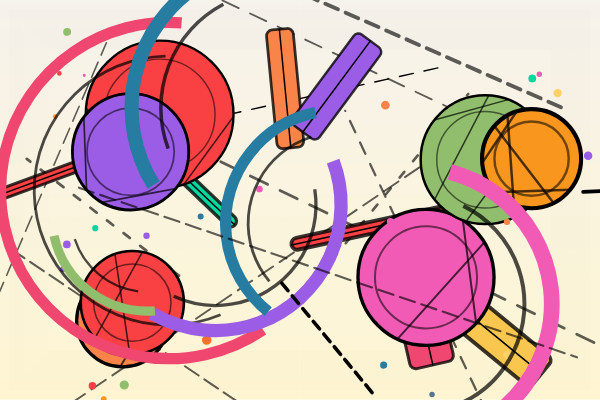
Frame 1 (no input)
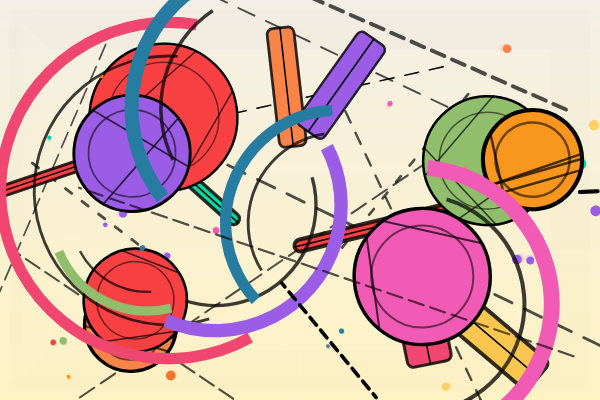
Frame 60 (no input)
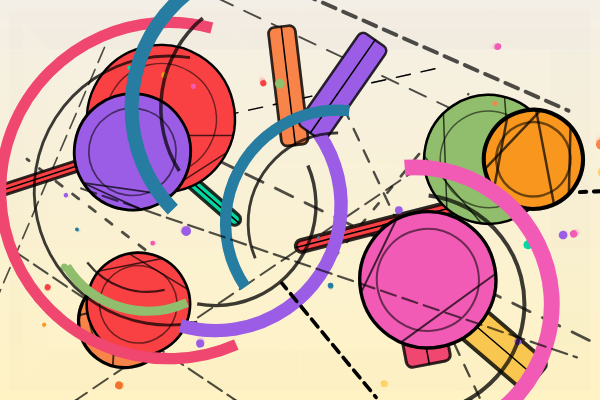
Frame 120 (the mouse pressed at the canvas centre since frame 60)

The p5.js sketch that drew these frames (run headless with seeded random() and noise() and a simulated clock; from frame 60 on, the mouse is pressed at the canvas centre):

// p5.js sketch
// ── sketch.js
/*
ChatGPT prompt:

Write a p5js sketch that draws a painting in the abstract and colorful style of Wassily Kandinsky. Add animation. Give the just the javascript.

*/

// p5.js — Abstract, animated Kandinsky-ish composition (JS only)
let SEED = 20250811;

let palette = [
  "#f94144","#f3722c","#f8961e","#f9844a","#f9c74f",
  "#90be6d","#43aa8b","#577590","#277da1","#9b5de5",
  "#f15bb5","#00bbf9","#ffd166","#06d6a0","#ef476f"
];

let circles = [];
let bars = [];
let arcs = [];
let lines = [];
let paperTex;

function setup() {
  randomSeed(SEED);
  noiseSeed(SEED);
  createCanvas(600, 400);
  angleMode(RADIANS);
  noCursor();

  makePaperTexture();

  // Generate shapes
  for (let i = 0; i < 7; i++) circles.push(new CircleShape());
  for (let i = 0; i < 8; i++) bars.push(new BarShape());
  for (let i = 0; i < 6; i++) arcs.push(new ArcShape());
  for (let i = 0; i < 14; i++) lines.push(new LineShape());
}

function draw() {
  drawBackground();

  let t = millis() / 1000;

  // Depth ordering: lines behind, then bars, circles, arcs, then accent lines
  push();
  for (let l of lines) if (!l.front) l.show(t);
  for (let b of bars) b.show(t);
  for (let c of circles) c.show(t);
  for (let a of arcs) a.show(t);
  for (let l of lines) if (l.front) l.show(t);
  pop();

  // Paper grain overlay
  push();
  tint(255, 25);
  image(paperTex, 0, 0);
  pop();
}

function drawBackground() {
  // soft cream to pale yellow vertical gradient
  let c1 = color("#f4efe6");
  let c2 = color("#fff3c4");
  for (let y = 0; y < height; y++) {
    let n = y / height;
    stroke(lerpColor(c1, c2, n));
    line(0, y, width, y);
  }

  // vignette
  noFill();
  for (let i = 0; i < 80; i++) {
    stroke(0, map(i, 0, 79, 3, 0));
    rect(10 + i, 10 + i, width - 20 - 2 * i, height - 20 - 2 * i);
  }
}

function makePaperTexture() {
  paperTex = createGraphics(width, height);
  paperTex.clear();
  paperTex.noStroke();
  let dots = int(width * height * 0.008);
  for (let i = 0; i < dots; i++) {
    paperTex.fill(0, random(10, 22));
    let x = random(width);
    let y = random(height);
    let r = random(0.5, 1.7);
    paperTex.circle(x, y, r);
  }
  // light fibers
  paperTex.stroke(0, 10);
  for (let i = 0; i < 120; i++) {
    let x = random(width);
    let y = random(height);
    paperTex.line(x, y, x + random(-15, 15), y + random(-15, 15));
  }
}

/* ---------- Shape Classes ---------- */

class CircleShape {
  constructor() {
    this.x = random(width * 0.1, width * 0.9);
    this.y = random(height * 0.15, height * 0.85);
    this.r = random(35, 120);
    this.fillCol = color(random(palette));
    this.strokeCol = color(0);
    this.strokeW = random(2, 5);

    this.wobbleAmp = random(2, 12);
    this.wobbleFreq = random(0.3, 0.8);
    this.rotSpeed = random([-1, 1]) * random(0.05, 0.18);

    // Satellites orbiting
    this.satellites = [];
    let n = int(random(2, 6));
    for (let i = 0; i < n; i++) {
      this.satellites.push({
        r: random(this.r * 0.35, this.r * 0.8),
        size: random(4, 10),
        col: color(random(palette)),
        phase: random(TWO_PI),
        speed: random(0.5, 1.5)
      });
    }

    // Inner chords
    this.chords = int(random(2, 5));
  }

  show(t) {
    push();
    translate(this.x + wobble(this.x, t, this.wobbleFreq, this.wobbleAmp),
              this.y + wobble(this.y, t, this.wobbleFreq * 0.9, this.wobbleAmp));
    rotate(this.rotSpeed * t);

    stroke(this.strokeCol);
    strokeWeight(this.strokeW);
    fill(this.fillCol);
    circle(0, 0, this.r * 2);

    // inner ring
    noFill();
    stroke(0, 140);
    strokeWeight(this.strokeW * 0.6);
    circle(0, 0, this.r * 1.5);

    // chords (geometric accents)
    stroke(0, 180);
    for (let i = 0; i < this.chords; i++) {
      let a1 = random(TWO_PI);
      let a2 = a1 + random(PI / 3, PI * 0.9);
      line(this.r * cos(a1), this.r * sin(a1), this.r * cos(a2), this.r * sin(a2));
    }

    // satellites
    noStroke();
    for (let s of this.satellites) {
      let ang = s.phase + t * s.speed;
      fill(s.col);
      circle(cos(ang) * (this.r + s.r), sin(ang) * (this.r + s.r), s.size + sin(t * 2 + s.phase) * 1.2);
    }

    pop();
  }
}

class BarShape {
  constructor() {
    this.cx = random(width * 0.1, width * 0.9);
    this.cy = random(height * 0.1, height * 0.9);
    this.w = random(60, 220);
    this.h = random(10, 45);
    this.angle = random(TWO_PI);
    this.col = color(random(palette));
    this.strokeW = random(2, 4);
    this.rotSpeed = random([-1, 1]) * random(0.1, 0.25);
    this.slideAmp = random(6, 20);
  }

  show(t) {
    push();
    translate(
      this.cx + noiseShift(this.cx, t, 0.18, this.slideAmp),
      this.cy + noiseShift(this.cy, t, 0.22, this.slideAmp)
    );
    rotate(this.angle + this.rotSpeed * 0.2 * sin(t * 0.8));
    stroke(0, 200);
    strokeWeight(this.strokeW);
    fill(this.col);
    rectMode(CENTER);
    rect(0, 0, this.w, this.h, 6);

    // thin black cap lines (graphic feel)
    stroke(0);
    strokeWeight(1.5);
    line(-this.w * 0.5, 0, this.w * 0.5, 0);
    pop();
  }
}

class ArcShape {
  constructor() {
    this.x = random(width * 0.15, width * 0.85);
    this.y = random(height * 0.2, height * 0.8);
    this.r = random(60, 180);
    this.thick = random(6, 18);
    let span = random(PI / 3, PI * 1.4);
    this.a1 = random(TWO_PI);
    this.a2 = this.a1 + span;
    this.col = color(random(palette));
    this.speed = random([-1, 1]) * random(0.08, 0.18);
  }

  show(t) {
    push();
    translate(this.x, this.y);
    rotate(this.speed * t);
    noFill();
    stroke(this.col);
    strokeWeight(this.thick);
    strokeCap(SQUARE);
    arc(0, 0, this.r * 2, this.r * 2, this.a1, this.a2);

    // inner thin echo
    stroke(0, 180);
    strokeWeight(this.thick * 0.25);
    arc(0, 0, this.r * 1.6, this.r * 1.6, this.a1 + 0.2, this.a2 - 0.1);
    pop();
  }
}

class LineShape {
  constructor() {
    this.x1 = random(-width * 0.1, width * 1.1);
    this.y1 = random(-height * 0.1, height * 1.1);
    this.x2 = random(-width * 0.1, width * 1.1);
    this.y2 = random(-height * 0.1, height * 1.1);
    this.w = random(1.2, 4);
    this.col = random() < 0.5 ? color(0) : color(0, 160);
    this.dash = random(6, 20);
    this.gap = random(4, 14);
    this.front = random() < 0.35; // some lines above shapes
    this.waveAmp = random(0.002, 0.006);
    this.phase = random(TWO_PI);
  }

  show(t) {
    push();
    stroke(this.col);
    strokeWeight(this.w);
    let offset = (sin(t * 2 + this.phase) * 0.5 + 0.5) * (this.dash + this.gap);
    dashedLine(
      this.x1 + sin((this.x1 + t) * this.waveAmp) * 20,
      this.y1 + sin((this.y1 + t) * this.waveAmp) * 20,
      this.x2 + sin((this.x2 + t) * this.waveAmp) * 20,
      this.y2 + sin((this.y2 + t) * this.waveAmp) * 20,
      this.dash, this.gap, offset
    );
    pop();
  }
}

/* ---------- Utilities ---------- */

function dashedLine(x1, y1, x2, y2, dashLen, gapLen, offset) {
  let dx = x2 - x1, dy = y2 - y1;
  let distTotal = sqrt(dx * dx + dy * dy);
  let angle = atan2(dy, dx);
  let progress = -offset % (dashLen + gapLen);
  push();
  translate(x1, y1);
  rotate(angle);
  while (progress < distTotal) {
    let seg = min(dashLen, distTotal - progress);
    if (progress + seg > 0) {
      let sx = max(0, progress);
      let ex = max(0, progress + seg);
      line(sx, 0, ex, 0);
    }
    progress += dashLen + gapLen;
  }
  pop();
}

function wobble(seed, t, freq, amp) {
  return (noise(seed * 0.01 + t * freq) - 0.5) * 2 * amp;
}

function noiseShift(seed, t, freq, amp) {
  return map(noise(seed * 0.1 + t * freq), 0, 1, -amp, amp);
}

function windowResized() {
  // Keep original aspect; if you prefer responsive, replace with resizeCanvas(windowWidth, windowHeight);
  // Here we intentionally keep size stable for composition integrity.
}

// ── sites.html

<!doctype html>
<html lang="en">

<head>
    <meta charset="utf-8" />
</head>
<body>
<ul>
<li><a href="https://jonasjoergensen.org"
class="uri">https://jonasjoergensen.org</a></li>
<li><a href="https://www.majasmrekar.org"
class="uri">https://www.majasmrekar.org</a></li>
<li><a href="https://gregoryreardon.com"
class="uri">https://gregoryreardon.com</a></li>
<li><a href="http://infosyncratic.nl"
class="uri">http://infosyncratic.nl</a></li>
<li><a href="https://ramakarl.com"
class="uri">https://ramakarl.com</a></li>
<li><a href="https://mhetrick.com"
class="uri">https://mhetrick.com</a></li>
<li><a href="https://www.adrienejenik.net"
class="uri">https://www.adrienejenik.net</a></li>
<li><a href="https://macumbista.net"
class="uri">https://macumbista.net</a></li>
<li><a href="http://albertoestevez.es"
class="uri">http://albertoestevez.es</a></li>
<li><a href="https://interface.ufg.ac.at/christa-laurent"
class="uri">https://interface.ufg.ac.at/christa-laurent</a></li>
<li><a href="https://raster-media.net"
class="uri">https://raster-media.net</a></li>
<li><a href="https://casperelectronics.com"
class="uri">https://casperelectronics.com</a></li>
<li><a href="https://www.yeahsnos.com"
class="uri">https://www.yeahsnos.com</a></li>
<li><a href="https://www.lovid.org"
class="uri">https://www.lovid.org</a></li>
<li><a href="https://www.sharondaniel.net"
class="uri">https://www.sharondaniel.net</a></li>
<li><a href="https://emilywhiteprojects.com"
class="uri">https://emilywhiteprojects.com</a></li>
<li><a href="https://www.skyemoret.com"
class="uri">https://www.skyemoret.com</a></li>
<li><a href="http://yoonchunghan.com/portfolio"
class="uri">http://yoonchunghan.com/portfolio</a></li>
<li><a href="https://sofianaudry.com"
class="uri">https://sofianaudry.com</a></li>
<li><a href="https://www.irenekuling.nl"
class="uri">https://www.irenekuling.nl</a></li>
<li><a href="https://www.batdorf.org"
class="uri">https://www.batdorf.org</a></li>
<li><a href="https://nonstandardstudio.com"
class="uri">https://nonstandardstudio.com</a></li>
<li><a href="https://mengjiazhu.webflow.io"
class="uri">https://mengjiazhu.webflow.io</a></li>
<li><a href="https://www.shashankaswath.com"
class="uri">https://www.shashankaswath.com</a></li>
<li><a href="https://somayehdodge.info"
class="uri">https://somayehdodge.info</a></li>
<li><a href="https://www.lutyens.com"
class="uri">https://www.lutyens.com</a></li>
<li><a href="https://www.lucianparisi.work"
class="uri">https://www.lucianparisi.work</a></li>
<li><a href="https://simonpenny.net"
class="uri">https://simonpenny.net</a></li>
<li><a href="https://gaoyueh8.wixsite.com/home"
class="uri">https://gaoyueh8.wixsite.com/home</a></li>
<li><a href="https://www.hostprods.net"
class="uri">https://www.hostprods.net</a></li>
<li><a href="http://programmed-societies.info"
class="uri">http://programmed-societies.info</a></li>
<li><a href="https://nefeliman.com"
class="uri">https://nefeliman.com</a></li>
<li><a href="https://www.kayladesportes.com"
class="uri">https://www.kayladesportes.com</a></li>
<li><a href="https://www.jakobsteensen.com"
class="uri">https://www.jakobsteensen.com</a></li>
<li><a href="https://www.studiodemby.com"
class="uri">https://www.studiodemby.com</a></li>
<li><a href="https://www.alexisstorycrawshaw.com"
class="uri">https://www.alexisstorycrawshaw.com</a></li>
<li><a href="https://jazergiles.com"
class="uri">https://jazergiles.com</a></li>
<li><a href="https://rodneyduplessis.com"
class="uri">https://rodneyduplessis.com</a></li>
<li><a href="https://www.konhyong.com"
class="uri">https://www.konhyong.com</a></li>
<li><a href="https://www.yujnkm.com"
class="uri">https://www.yujnkm.com</a></li>
<li><a href="https://shape.stanford.edu"
class="uri">https://shape.stanford.edu</a></li>
<li><a href="https://shaokang.cc"
class="uri">https://shaokang.cc</a></li>
<li><a href="https://www.mariayablonina.com"
class="uri">https://www.mariayablonina.com</a></li>
<li><a href="http://www.davidrokeby.com"
class="uri">http://www.davidrokeby.com</a></li>
<li><a href="https://vtol.cc" class="uri">https://vtol.cc</a></li>
<li><a href="http://www.jeffrey-greenberg.com"
class="uri">http://www.jeffrey-greenberg.com</a></li>
<li><a href="https://www.q-wh.com"
class="uri">https://www.q-wh.com</a></li>
<li><a href="https://liquifer.com"
class="uri">https://liquifer.com</a></li>
<li><a href="https://www.agapea.si/en"
class="uri">https://www.agapea.si/en</a></li>
<li><a href="https://www.portablepalace.com"
class="uri">https://www.portablepalace.com</a></li>
<li><a href="https://www.charlie-roberts.com"
class="uri">https://www.charlie-roberts.com</a></li>
<li><a href="http://clarlow.org" class="uri">http://clarlow.org</a></li>
<li><a href="https://websites.umich.edu/~acamci"
class="uri">https://websites.umich.edu/~acamci</a></li>
<li><a href="https://nworb.io" class="uri">https://nworb.io</a></li>
<li><a href="https://xmzhong0v0.com"
class="uri">https://xmzhong0v0.com</a></li>
<li><a href="https://www.saharsajadieh.com"
class="uri">https://www.saharsajadieh.com</a></li>
<li><a href="https://conceptlab.com"
class="uri">https://conceptlab.com</a></li>
<li><a href="https://www.syedrezaali.com"
class="uri">https://www.syedrezaali.com</a></li>
<li><a href="https://www.cykeener.com"
class="uri">https://www.cykeener.com</a></li>
<li><a href="https://piercewarnecke.com"
class="uri">https://piercewarnecke.com</a></li>
<li><a href="https://www.fridafigueroa.com"
class="uri">https://www.fridafigueroa.com</a></li>
<li><a href="https://laboratoria.art"
class="uri">https://laboratoria.art</a></li>
<li><a href="https://www.burbane.net"
class="uri">https://www.burbane.net</a></li>
<li><a href="https://artificialnature.net"
class="uri">https://artificialnature.net</a></li>
<li><a href="https://vwww.space" class="uri">https://vwww.space</a></li>
<li><a href="https://www.hawkeslab.com"
class="uri">https://www.hawkeslab.com</a></li>
<li><a href="https://jeremykamal.com"
class="uri">https://jeremykamal.com</a></li>
<li><a href="https://shanedenson.com"
class="uri">https://shanedenson.com</a></li>
<li><a href="https://marehirsch.com"
class="uri">https://marehirsch.com</a></li>
<li><a href="https://www.aandersonportfolio.com"
class="uri">https://www.aandersonportfolio.com</a></li>
<li><a href="https://www.ashleydelvalle.com"
class="uri">https://www.ashleydelvalle.com</a></li>
<li><a href="https://www.yiranxiao.com"
class="uri">https://www.yiranxiao.com</a></li>
<li><a href="https://www.carstennicolai.de"
class="uri">https://www.carstennicolai.de</a></li>
<li><a href="https://www.mikegao.com"
class="uri">https://www.mikegao.com</a></li>
<li><a href="https://www.danielcanogar.com"
class="uri">https://www.danielcanogar.com</a></li>
<li><a href="https://sterlingcrispin.com"
class="uri">https://sterlingcrispin.com</a></li>
<li><a href="https://www.feleciadavistudio.com"
class="uri">https://www.feleciadavistudio.com</a></li>
<li><a href="https://ehsansayyad.com"
class="uri">https://ehsansayyad.com</a></li>
<li><a href="https://freefalldatasystems.com"
class="uri">https://freefalldatasystems.com</a></li>
<li><a href="http://www.ceciliawu.com"
class="uri">http://www.ceciliawu.com</a></li>
<li><a href="https://behnazfarahi.com"
class="uri">https://behnazfarahi.com</a></li>
<li><a href="https://www.margaretwertheim.com"
class="uri">https://www.margaretwertheim.com</a></li>
<li><a href="https://fo.am" class="uri">https://fo.am</a></li>
<li><a href="https://studioijeoma.com"
class="uri">https://studioijeoma.com</a></li>
<li><a href="https://sabinaahn.com"
class="uri">https://sabinaahn.com</a></li>
<li><a href="https://guybenary.com"
class="uri">https://guybenary.com</a></li>
<li><a href="https://www.yvonneyuanmusic.com"
class="uri">https://www.yvonneyuanmusic.com</a></li>
<li><a href="https://daniellegarrison.com"
class="uri">https://daniellegarrison.com</a></li>
<li><a href="https://www.ivana-andel.com"
class="uri">https://www.ivana-andel.com</a></li>
<li><a href="https://roberttwomey.com"
class="uri">https://roberttwomey.com</a></li>
<li><a href="https://www.ressler.at"
class="uri">https://www.ressler.at</a></li>
<li><a href="https://w2.mat.ucsb.edu/grincon"
class="uri">https://w2.mat.ucsb.edu/grincon</a></li>
<li><a href="https://www.lydiazimmermann.com"
class="uri">https://www.lydiazimmermann.com</a></li>
<li><a href="https://www.stejarasart.com"
class="uri">https://www.stejarasart.com</a></li>
<li><a href="https://paytoncroskey.com"
class="uri">https://paytoncroskey.com</a></li>
<li><a href="https://www.iasonpaterakis.com"
class="uri">https://www.iasonpaterakis.com</a></li>
<li><a href="https://sihwapark.com"
class="uri">https://sihwapark.com</a></li>
<li><a href="https://triplenegation.com"
class="uri">https://triplenegation.com</a></li>
<li><a href="https://www.amandagregory.com"
class="uri">https://www.amandagregory.com</a></li>
<li><a href="https://www.dwbowen.com"
class="uri">https://www.dwbowen.com</a></li>
<li><a href="https://vjumamel.com"
class="uri">https://vjumamel.com</a></li>
<li><a href="https://www.myunginlee.com"
class="uri">https://www.myunginlee.com</a></li>
<li><a href="https://www.dgp.toronto.edu/~hertzman"
class="uri">https://www.dgp.toronto.edu/~hertzman</a></li>
<li><a href="https://vislab.mat.ucsb.edu"
class="uri">https://vislab.mat.ucsb.edu</a></li>
<li><a href="http://michaelgurevich.com"
class="uri">http://michaelgurevich.com</a></li>
<li><a href="https://eringee.net"
class="uri">https://eringee.net</a></li>
<li><a href="https://alimomeni.net"
class="uri">https://alimomeni.net</a></li>
<li><a href="http://www.carminecella.com"
class="uri">http://www.carminecella.com</a></li>
<li><a href="https://www.ekran.org/ben/wp"
class="uri">https://www.ekran.org/ben/wp</a></li>
<li><a href="http://www.segerman.org"
class="uri">http://www.segerman.org</a></li>
<li><a href="https://zentralwerkstatt.org"
class="uri">https://zentralwerkstatt.org</a></li>
<li><a href="https://cwandt.com" class="uri">https://cwandt.com</a></li>
<li><a href="https://manovich.net"
class="uri">https://manovich.net</a></li>
<li><a href="https://xiangchen.me"
class="uri">https://xiangchen.me</a></li>
<li><a href="https://www.moforte.com"
class="uri">https://www.moforte.com</a></li>
<li><a href="https://seminar.mat.ucsb.edu/2018"
class="uri">https://seminar.mat.ucsb.edu/2018</a></li>
<li><a href="https://artfordorks.com"
class="uri">https://artfordorks.com</a></li>
<li><a href="https://www.sojamo.de"
class="uri">https://www.sojamo.de</a></li>
<li><a href="https://neilleach.wordpress.com"
class="uri">https://neilleach.wordpress.com</a></li>
<li><a href="https://www.hackteria.org"
class="uri">https://www.hackteria.org</a></li>
<li><a href="https://vaanoel.com"
class="uri">https://vaanoel.com</a></li>
<li><a href="https://qiaodongcui.github.io"
class="uri">https://qiaodongcui.github.io</a></li>
<li><a href="https://touch33.net"
class="uri">https://touch33.net</a></li>
<li><a href="https://www.marcopinter.com"
class="uri">https://www.marcopinter.com</a></li>
<li><a href="https://www.merttoka.com"
class="uri">https://www.merttoka.com</a></li>
<li><a href="https://www.nettricegaskins.com"
class="uri">https://www.nettricegaskins.com</a></li>
<li><a href="https://daryljamieson.com"
class="uri">https://daryljamieson.com</a></li>
<li><a href="https://ecmc.rochester.edu/rdm"
class="uri">https://ecmc.rochester.edu/rdm</a></li>
<li><a href="https://baciu.online"
class="uri">https://baciu.online</a></li>
<li><a href="https://ingogunther.com"
class="uri">https://ingogunther.com</a></li>
<li><a href="https://www.jtilbian.com"
class="uri">https://www.jtilbian.com</a></li>
<li><a href="https://www.mystudio.design"
class="uri">https://www.mystudio.design</a></li>
<li><a href="https://rmillett.myportfolio.com"
class="uri">https://rmillett.myportfolio.com</a></li>
<li><a href="https://randomseed.org"
class="uri">https://randomseed.org</a></li>
<li><a href="https://www.cloudsasha.com"
class="uri">https://www.cloudsasha.com</a></li>
<li><a href="https://august.black"
class="uri">https://august.black</a></li>
<li><a href="http://projectiveplanes.com"
class="uri">http://projectiveplanes.com</a></li>
<li><a href="https://madronalabs.com"
class="uri">https://madronalabs.com</a></li>
<li><a href="https://www.mbiederman.com"
class="uri">https://www.mbiederman.com</a></li>
<li><a href="https://www.pingkangchen.com"
class="uri">https://www.pingkangchen.com</a></li>
<li><a href="https://cy-xu.github.io"
class="uri">https://cy-xu.github.io</a></li>
<li><a href="https://www.amusesmile.com"
class="uri">https://www.amusesmile.com</a></li>
<li><a href="https://chriskallmyer.com"
class="uri">https://chriskallmyer.com</a></li>
<li><a href="https://jasminacibic.org"
class="uri">https://jasminacibic.org</a></li>
<li><a href="https://artful.design"
class="uri">https://artful.design</a></li>
<li><a href="https://www.spelapetric.org"
class="uri">https://www.spelapetric.org</a></li>
<li><a href="https://w2.mat.ucsb.edu/l.putnam"
class="uri">https://w2.mat.ucsb.edu/l.putnam</a></li>
<li><a href="https://denizcaglarcan.com"
class="uri">https://denizcaglarcan.com</a></li>
<li><a href="https://100r.co" class="uri">https://100r.co</a></li>
<li><a href="https://ginacollecchia.github.io"
class="uri">https://ginacollecchia.github.io</a></li>
<li><a href="https://vimeo.com/dendriform"
class="uri">https://vimeo.com/dendriform</a></li>
<li><a href="https://jmescalante.com"
class="uri">https://jmescalante.com</a></li>
<li><a href="https://yinyu.sdsu.edu"
class="uri">https://yinyu.sdsu.edu</a></li>
<li><a href="https://lifeorange.com"
class="uri">https://lifeorange.com</a></li>
<li><a href="https://cartoondistortion.com"
class="uri">https://cartoondistortion.com</a></li>
<li><a href="https://ricardodominguez.net"
class="uri">https://ricardodominguez.net</a></li>
<li><a href="https://www.merkel.jp"
class="uri">https://www.merkel.jp</a></li>
<li><a href="https://www.kateringland.com"
class="uri">https://www.kateringland.com</a></li>
<li><a href="https://www.personallab.org"
class="uri">https://www.personallab.org</a></li>
<li><a href="http://www.shanamoulton.info"
class="uri">http://www.shanamoulton.info</a></li>
<li><a href="https://damer.com" class="uri">https://damer.com</a></li>
<li><a href="https://www.ozgesamanci.com"
class="uri">https://www.ozgesamanci.com</a></li>
<li><a href="https://sambourgault.com"
class="uri">https://sambourgault.com</a></li>
<li><a href="https://www.bettinaforget.com"
class="uri">https://www.bettinaforget.com</a></li>
<li><a href="https://www.spencerlowell.com"
class="uri">https://www.spencerlowell.com</a></li>
<li><a href="https://rlfbckr.io" class="uri">https://rlfbckr.io</a></li>
<li><a href="https://rlfbckr.io" class="uri">https://rlfbckr.io</a></li>
<li><a href="https://hanweikung.github.io"
class="uri">https://hanweikung.github.io</a></li>
<li><a href="https://www.katedigby.art"
class="uri">https://www.katedigby.art</a></li>
<li><a href="https://michaelcandy.com"
class="uri">https://michaelcandy.com</a></li>
<li><a href="https://michaelcandy.com"
class="uri">https://michaelcandy.com</a></li>
<li><a href="https://www.pamelajennings.org"
class="uri">https://www.pamelajennings.org</a></li>
<li><a href="https://www.solenk.net"
class="uri">https://www.solenk.net</a></li>
<li><a href="https://joeljaffesd.com"
class="uri">https://joeljaffesd.com</a></li>
<li><a href="https://www.jpoliveira.com"
class="uri">https://www.jpoliveira.com</a></li>
<li><a href="http://pehrhovey.net"
class="uri">http://pehrhovey.net</a></li>
<li><a href="https://rebeccaxu.com"
class="uri">https://rebeccaxu.com</a></li>
<li><a href="https://www.diarmidflatley.com"
class="uri">https://www.diarmidflatley.com</a></li>
<li><a href="https://devnfrost.com"
class="uri">https://devnfrost.com</a></li>
<li><a href="https://www.zhangweidi.com"
class="uri">https://www.zhangweidi.com</a></li>
<li><a href="https://www.memo.tv"
class="uri">https://www.memo.tv</a></li>
<li><a href="https://yuanyifan.com"
class="uri">https://yuanyifan.com</a></li>
<li><a href="https://www.mengyuchen.com"
class="uri">https://www.mengyuchen.com</a></li>
<li><a href="https://www.mdhosale.com"
class="uri">https://www.mdhosale.com</a></li>
<li><a href="https://meredith-sattler.net"
class="uri">https://meredith-sattler.net</a></li>
<li><a href="https://www.patrickmccray.com"
class="uri">https://www.patrickmccray.com</a></li>
<li><a href="https://ccrma.stanford.edu/~kwerner"
class="uri">https://ccrma.stanford.edu/~kwerner</a></li>
<li><a href="https://www.kathyhigh.com"
class="uri">https://www.kathyhigh.com</a></li>
<li><a href="https://mitchellakiyama.com"
class="uri">https://mitchellakiyama.com</a></li>
<li><a href="https://interspecifics.cc"
class="uri">https://interspecifics.cc</a></li>
<li><a href="https://angusforbes.com"
class="uri">https://angusforbes.com</a></li>
<li><a href="https://alanmacy.com"
class="uri">https://alanmacy.com</a></li>
<li><a href="https://www.snibbe.com"
class="uri">https://www.snibbe.com</a></li>
<li><a href="https://liamyoung.org"
class="uri">https://liamyoung.org</a></li>
</ul>
</body>
</html>

// ── style.css
:root {
  color-scheme: light dark;
  color: light-dark(#000000, #FFFFFF);
  background-color: light-dark(#FFFFFF, #000000);
}
@media (prefers-color-scheme: dark) {
    :root {
        color-scheme: dark;
    }
}
body {
  margin: 0 auto;
  max-width: 36em;
  padding: 50px;
}
